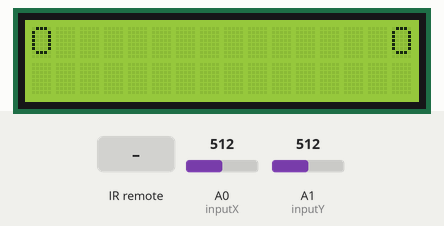
Recording of a sketch running on a simulated Arduino Uno, built with avr-gcc and run on an emulated ATmega328P. On the bench: 16×2 character LCD. The test bench sets the inputs (shaded band); at power-on: A0 (inputX) = 512, A1 (inputY) = 512.

Above: at 1.2 s.
1.3 s: A0 (inputX) set to 716
At 2.9 s:
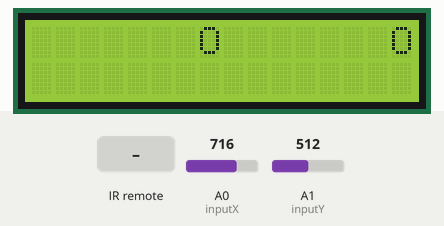
3.1 s: A1 (inputY) set to 716
At 3.21 s:
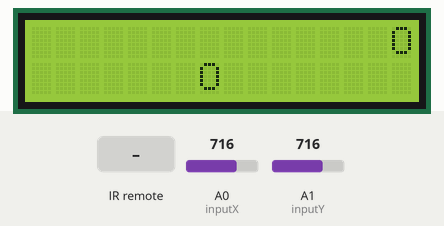
4.6 s: A0 (inputX) set to 306
At 4.83 s:
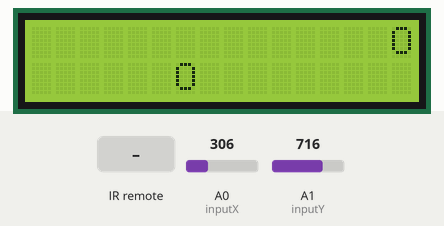
6.2 s: A1 (inputY) set to 511
9.2 s: infrared code 0xFFA25D received
At 9.8 s:
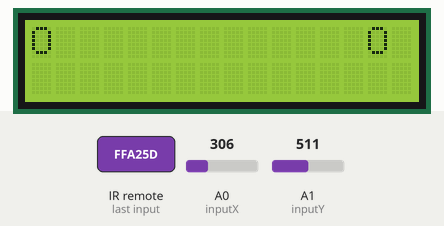
10.7 s: infrared code 0xFF02FD received
At 11.9 s:
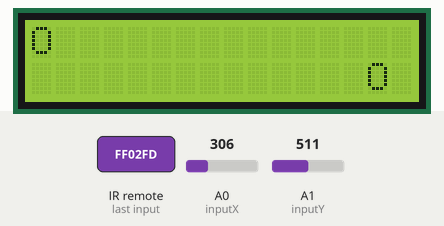
Timing chart, 0 to 13.3 s (numbered marks = the images above; inputs shaded):
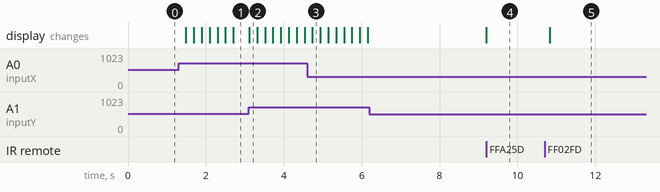

The sketch:

Game.ino
```cpp
#include <LiquidCrystal.h>
#include <IRremote.h>
#include "Bullet.h"
#include "Player.h"

const int rs = 12, en = 11, d4 = 5, d5 = 4, d6 = 3, d7 = 2;
LiquidCrystal lcd(rs, en, d4, d5, d6, d7);

Player left(Player::Side::LEFT);
Player right(Player::Side::RIGHT);

int inputX = A0;
int inputY = A1;
int inputB = A5;

int RECV_PIN = 7;
IRrecv irrecv(RECV_PIN);
decode_results results;

#define RMT_LEFT 0xFFA25D
#define RMT_RIGHT 0xFFE01F
#define RMT_UP 0xFF02FD
#define RMT_DOWN 0xFF22DD
#define RMT_FIRE 0xFF10EF

void setup() {
	lcd.begin(16,2);
	irrecv.enableIRIn();
}

int lastEntry = 0;

void loop() {
	lcd.clear();
	if (treatValue(analogRead(inputY)) != 52) {
		left.moveVertically();
	}
	int analogHor = treatValue(analogRead(inputX));
	if (analogHor != 52) {
		if (analogHor < 52) {
			left.moveLeft();
		} else {
			left.moveRight();
		}
	}

	if (irrecv.decode(&results)) {
		if (results.value != 0xFFFFFFFF) {
			lastEntry = results.value;
		}
		switch (lastEntry) {
			case RMT_UP:
			case RMT_DOWN: { right.moveVertically(); break; }
			case RMT_RIGHT: { right.moveRight(); break; }
			case RMT_LEFT: { right.moveLeft(); break; }
			case RMT_FIRE: {}
			default: left.moveRight();
		}
	irrecv.resume();
	}
	left.draw(&lcd);
	right.draw(&lcd);
	delay(200);
}

int treatValue(int data) {
	return (data * 9 / 1024) + 48;
}

boolean treatButton(int data) {
	return (data == 0) ? true : false;
}
```

Bullet.h
```cpp
#ifndef BULLET_H
#define BULLET_H
struct Bullet
{
    char position[2];
};
#endif // BULLET_H
```

Player.h
```cpp
#include <LiquidCrystal.h>
#include "Bullet.h"

#define COLUMN_INDEX 1
#define ROW_INDEX 0

#define PLAYER_ICON 'O'

class Player {
    public:
        enum Side {
            LEFT,RIGHT
        };
        Player(Side side) {
            if(side == Side::LEFT) {
                this->position[COLUMN_INDEX] = 0;
                this->sideModifier = 0;
            }
            else {
                this->position[COLUMN_INDEX] = 15;
                this->sideModifier = 8;
            }
        }
        void moveVertically() {
            ++(this->position[ROW_INDEX]) %= 2;
        }
        void moveLeft() {
            if(--this->position[COLUMN_INDEX] < sideModifier)
                this->position[COLUMN_INDEX] = sideModifier;
        }
        void moveRight() {
            if(++this->position[COLUMN_INDEX] > sideModifier + 7)
                this->position[COLUMN_INDEX] = sideModifier + 7;
        }
        void fire() {

        }
        void draw(LiquidCrystal *lcd) {
            lcd->setCursor(this->position[COLUMN_INDEX] , this->position[ROW_INDEX]);
            lcd->write(PLAYER_ICON);
        }
        private:
            char sideModifier;
            char position[2];
};
```

Measured:
- after the input at 1.3 s, the display: first changes after 0.19 s (image 1 shows a later state)
- after the input at 3.1 s, the display: changes at once (image 2)
- after the input at 4.6 s, the display: changes after 0.14 s (image 3)
- after the input at 6.2 s, every drawn part: stays the same
- after the input at 9.2 s, the display: changes at once (image 4)
- after the input at 10.7 s, the display: changes after 0.13 s (image 5)
